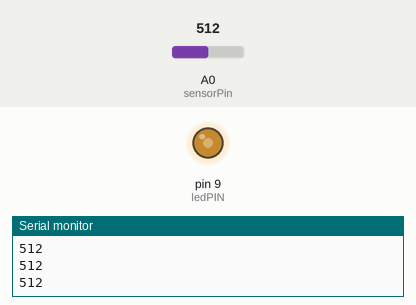
Simulated run of this sketch. Board: Arduino Uno, built with avr-gcc and run on an emulated ATmega328P. On the bench: output pins drawn as LEDs (lit = HIGH), the last lines printed to the serial monitor. Inputs (shaded band) come from the test bench; at power-on: A0 (sensorPin) = 512.

Above: at 1.2 s.
1.3 s: A0 (sensorPin) set to 716
At 2.5 s:
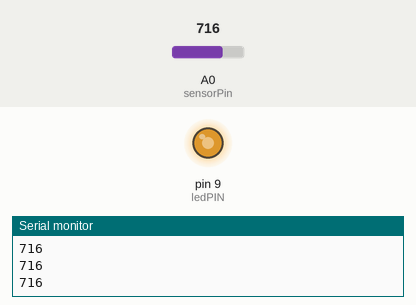
2.8 s: A0 (sensorPin) set to 900
At 3.8 s:
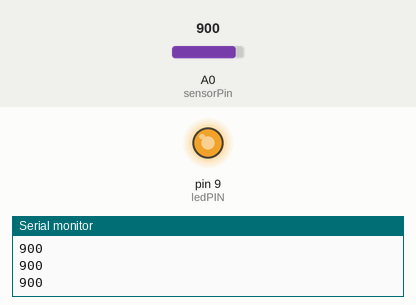
4.3 s: A0 (sensorPin) set to 122
At 4.8 s:
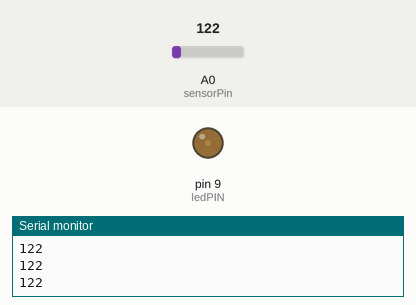
5.8 s: A0 (sensorPin) set to 0
At 6.9 s:
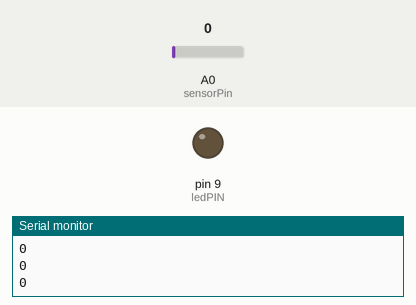
Timing chart, 0 to 8.3 s (numbered marks = the images above; inputs shaded):
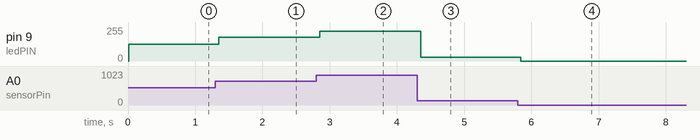

Measured:
- after the input at 1.3 s, pin 9 (ledPIN): 127/255 → 178/255 after 0.05 s
- after the input at 2.8 s, pin 9 (ledPIN): 178/255 → 224/255 after 0.05 s
- after the input at 4.3 s, pin 9 (ledPIN): 224/255 → 30/255 after 0.05 s
- after the input at 5.8 s, pin 9 (ledPIN): 30/255 → 0/255 at once

The sketch:

sketch_mar08a.ino
```cpp
//Smoothing stuff
const int numReadings = 10;
int readings[numReadings];
int readIndex = 0;
int total = 0;
int average = 0;
//PotentioMeter
int sensorPin = A0;
int sensorValue;
//LED
int ledPIN = 9;
int brightness = 0;

void setup() {
  Serial.begin(9600);
  //init array for smoothing stuff
  for(int i = 0; i< numReadings; i++) {
    readings[i] =0;
  }
}

void loop() {
  //Smoothing stuff
  total = total -readings[readIndex];
  readings[readIndex] = analogRead(sensorPin);
  total = total + readings[readIndex];
  readIndex = readIndex +1;

  if(readIndex >= numReadings) {
    readIndex =0;
  }

  average = total / numReadings;

  //Potentiometer
  sensorValue = analogRead(sensorPin);
  Serial.println(average);
  //map(value, fromLow, fromHigh, toLow, toHigh
  brightness = map(average, 0, 1023, 0, 255);
  //analogWrite(ledPIN, average);
  analogWrite(ledPIN, brightness);
  delay(1); //Stability reasons
}
```
